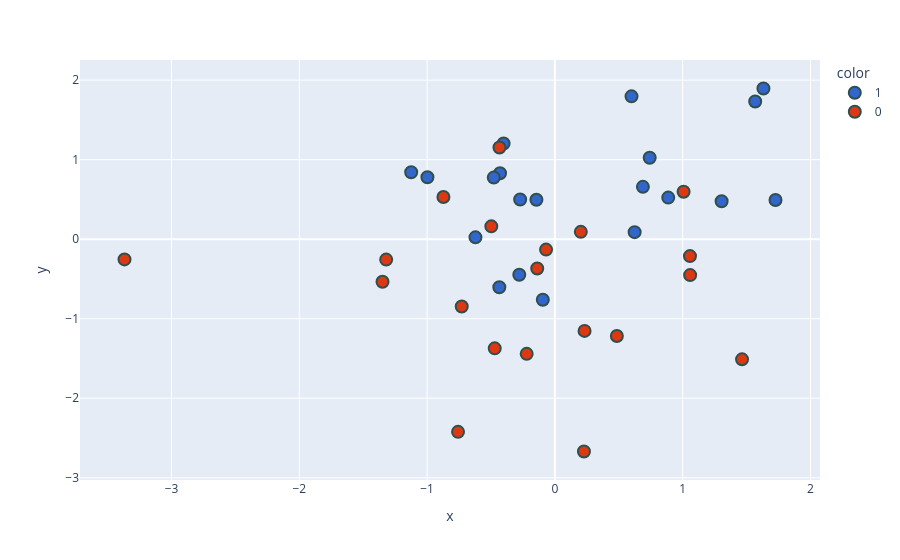

Write notebook code for a chart like this one.
### Markdown cell above
2D scatterplot of the PCA transformed data.

### Code cell
new_df['target'] = new_df['target'].astype('str')
fig = px.scatter(x=new_df['PC1'],
                 y=new_df['PC2'],
                 color=new_df['target'],
                 color_discrete_sequence=px.colors.qualitative.G10
                )

fig.update_traces(marker=dict(size=12,line=dict(width=2,color='DarkSlateGrey')),selector=dict(mode='markers'))
fig.show()

### Figure 1 — Plotly figure (JSON) as saved in the notebook; plotly's stock layout.template omitted (floating-point values rounded to 4 significant figures)
{"data": [{"hovertemplate": "color=1<br>x=%{x}<br>y=%{y}<extra></extra>", "legendgroup": "1", "marker": {"color": "#3366CC", "line": {"color": "DarkSlateGrey", "width": 2}, "size": 12, "symbol": "circle"}, "mode": "markers", "name": "1", "orientation": "v", "showlegend": true, "type": "scatter", "x": [0.5994, -0.2719, -0.6216, 1.567, -0.4015, 1.726, -0.4294, 0.8867, 0.6886, -0.4784, 1.305, 0.7417, -1.125, -0.4348, -0.2787, 1.632, -0.1446, 0.624, -0.9974, -0.09456], "xaxis": "x", "y": [1.796, 0.4982, 0.02311, 1.731, 1.203, 0.4925, 0.8293, 0.5227, 0.6581, 0.7744, 0.4766, 1.024, 0.8422, -0.6038, -0.4476, 1.895, 0.4949, 0.08837, 0.7789, -0.7616], "yaxis": "y"}, {"hovertemplate": "color=0<br>x=%{x}<br>y=%{y}<extra></extra>", "legendgroup": "0", "marker": {"color": "#DC3912", "line": {"color": "DarkSlateGrey", "width": 2}, "size": 12, "symbol": "circle"}, "mode": "markers", "name": "0", "orientation": "v", "showlegend": true, "type": "scatter", "x": [1.057, -1.32, -0.4708, -0.4337, 0.2273, 1.007, -0.8722, -3.368, -0.729, -0.06918, 0.4848, 1.058, 0.2028, -0.7579, -0.1383, -0.2208, 0.2321, 1.464, -1.349, -0.4975], "xaxis": "x", "y": [-0.2127, -0.257, -1.373, 1.153, -2.67, 0.596, 0.5307, -0.2546, -0.8465, -0.131, -1.218, -0.452, 0.09181, -2.423, -0.3684, -1.442, -1.153, -1.511, -0.5361, 0.1614], "yaxis": "y"}], "layout": {"legend": {"title": {"text": "color"}, "tracegroupgap": 0}, "margin": {"t": 60}, "xaxis": {"anchor": "y", "domain": [0, 1], "title": {"text": "x"}}, "yaxis": {"anchor": "x", "domain": [0, 1], "title": {"text": "y"}}}}
